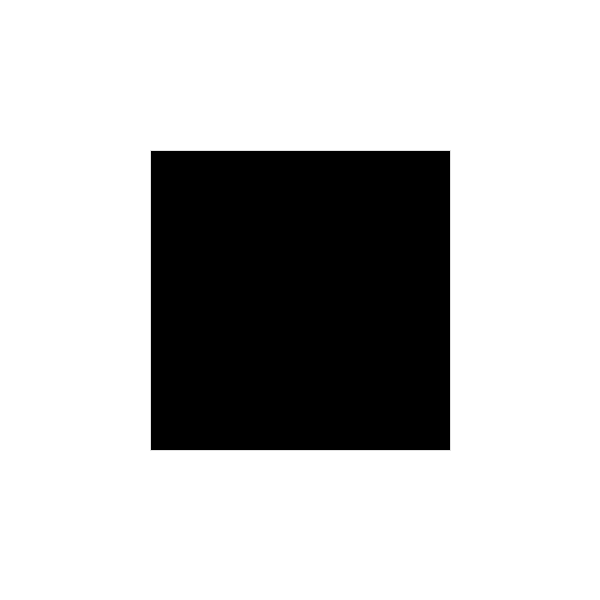
Frame 1 (no input)
Frame 60 (the mouse pressed at the canvas centre just before this capture): identical to frame 1, image omitted
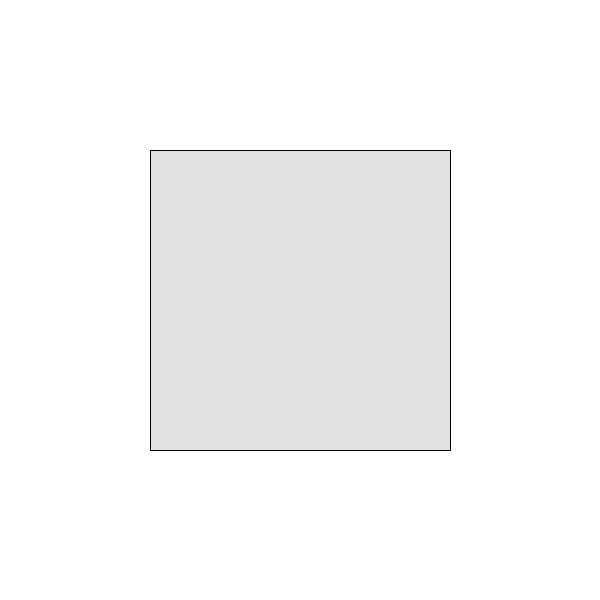
Frame 120 (the mouse held since frame 60 and released just before this capture)

The Processing sketch that drew these frames (run headless with seeded random() and noise(); from frame 60 on, the mouse is pressed at the canvas centre):

// Processing sketch: Boton_Pulsador
// ── Boton_Pulsador.pde
int x=150, y=150, a=300, b = 300;//Declaración de variables numericas enteras.
boolean button = false;//Variables Booleanas.

void setup(){
  size(600,600);//Tamaño de ventana.
}

void draw(){
  if(button){//Si button es True...
    fill(225);//Relleno blanco.
    stroke(0);//Lineas negras.
  }
  else{//Sino...
    fill(0);//Relleno negro.
    stroke(225);//Lineas negras,
  }
  
  background(255);//Fondo blanco.
  rect(x,y,a,b);//Rectangulo.
}

void mousePressed(){//Esta función es llamada cuando se precione un boton del mouse, solo se corre una vez.
  if((mouseX >= x)&&(mouseX <= x+a)&&(mouseY >= y)&&(mouseY <= y+b)){//Si el cursor del mouse se halla dentro del area del rectangulo...
    if(button){//Sí button es True...
      button = false;//switchee el valor de la variable button.
    }
    else{//Sino...
      button = true;//switchee el valor de la variable button.
    }
  }
}
